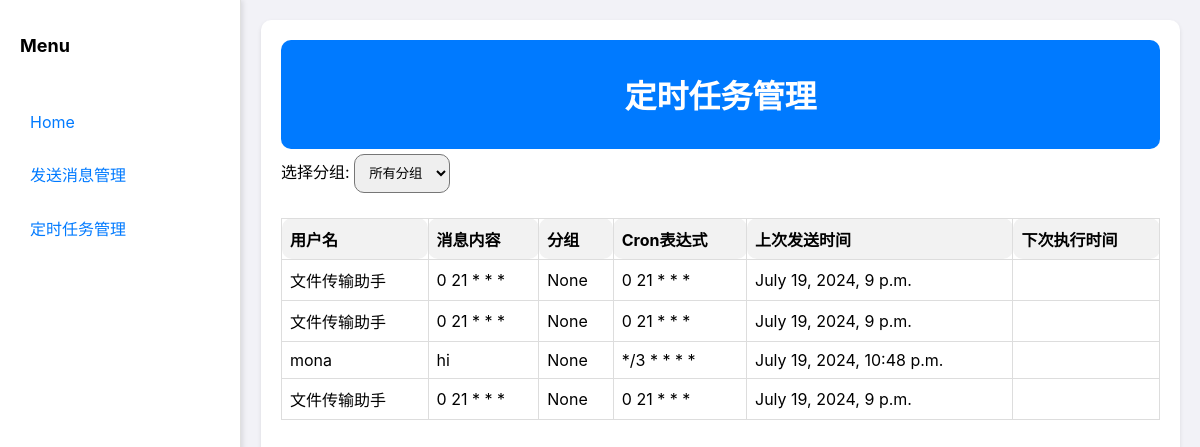
/schedule_management/, run on an earlier commit of the app's database.
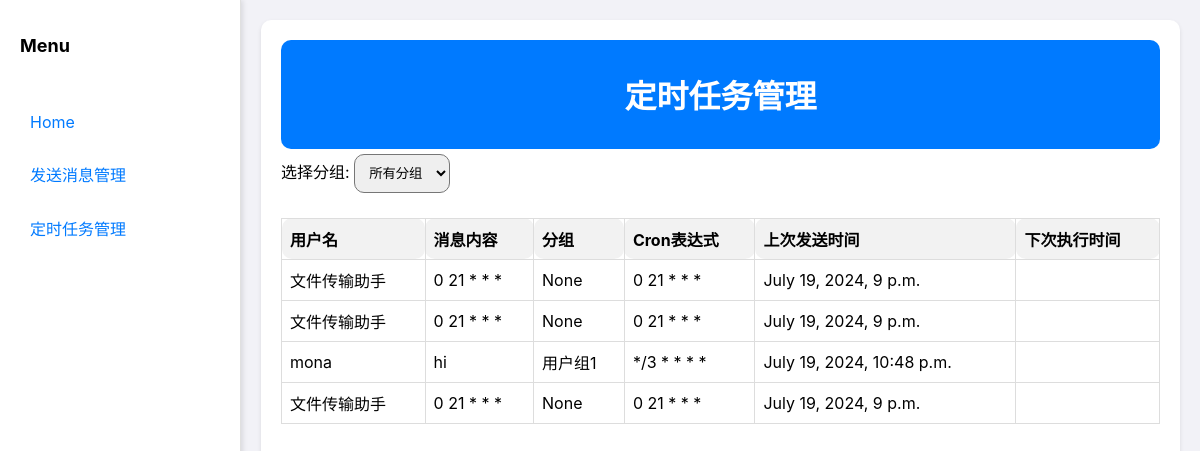
And on a later commit of the database.
### client_app/models.py (models this page shows, shortened)
class ScheduledMessage(models.Model):
    user = models.ForeignKey(WechatUser, on_delete=models.CASCADE)
    text = models.TextField()
    cron_expression = models.CharField(max_length=255)
    execution_count = models.IntegerField(default=0)
    last_executed = models.DateTimeField(null=True, blank=True)
    @property
    def group(self):
        return self.user.group

class WechatUser(models.Model):
    username = models.CharField(max_length=255, unique=True)
    wechatid = models.CharField(max_length=255, unique=True, blank=True, null=True)
    date_added = models.DateTimeField(blank=True, null=True)
    group = models.CharField(max_length=255, blank=True, null=True)  # 新增分组字段

### client_app/views.py (the view)
# urls.py: path('schedule_management/', schedule_management, name='schedule_management'),
def schedule_management(request):
    tasks = ScheduledMessage.objects.all()
    now = timezone.localtime(timezone.now())
    for task in tasks:
        base = now - timedelta(minutes=1)
        iter = croniter(task.cron_expression, base)
        next_time = iter.get_next(datetime)
        task.next_run = next_time
    groups = WechatUser.objects.values_list('group', flat=True).distinct()  # 获取所有分组
    return render(request, 'schedule_management.html', {'tasks': tasks,'groups': groups})

### client_app/templates/schedule_management.html (shortened to what this page needs)
<!DOCTYPE html>
<html lang="en">
<head>
</head>
<body>
<div class="sidebar">
    <h2>Menu</h2>
    <ul>
        <li><a href="{% url 'home' %}">Home</a></li>
        <li><a href="{% url 'send_message_management' %}">发送消息管理</a></li>
        <li><a href="{% url 'schedule_management' %}">定时任务管理</a></li>
    </ul>
</div>
<div class="content">
    <div class="topbar">
        <h1>定时任务管理</h1>
    </div>
    <div>
        <label for="groupFilter">选择分组:</label>
        <select id="groupFilter" onchange="filterTasks()">
            <option value="all">所有分组</option>
        </select>
    </div>
    <table>
        <thead>
        <tr>
            <th>用户名</th>
            <th>消息内容</th>
            <th>分组</th>
            <th>Cron表达式</th>
            <th>上次发送时间</th>
            <th>下次执行时间</th>
        </tr>
        </thead>
        <tbody id="taskContainer">
        {% for task in tasks %}
            <tr data-group="{{ task.group }}">
                <td>{{ task.user.username }}</td>
                <td>{{ task.text }}</td>
                <td>{{ task.group }}</td>
                <td>{{ task.cron_expression }}</td>
                <td>{{ task.last_executed }}</td>
                <td>{{ task.next_run }}</td>
            </tr>
        {% endfor %}
        </tbody>
    </table>
</div>
</body>
</html>

What changed in the data, as far as the page shows it:
changed through a linked row, ScheduledMessage "hi": group "None" → "用户组1"
